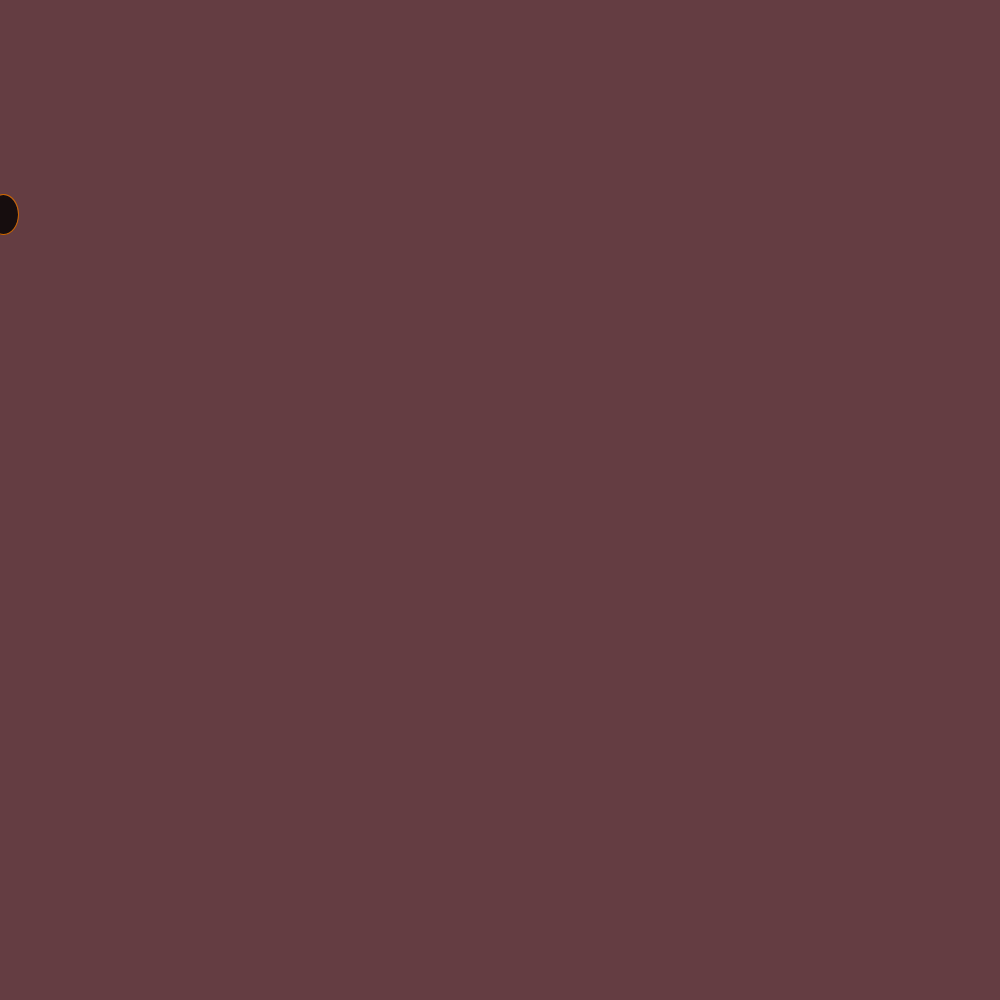
Frame 1 (no input)
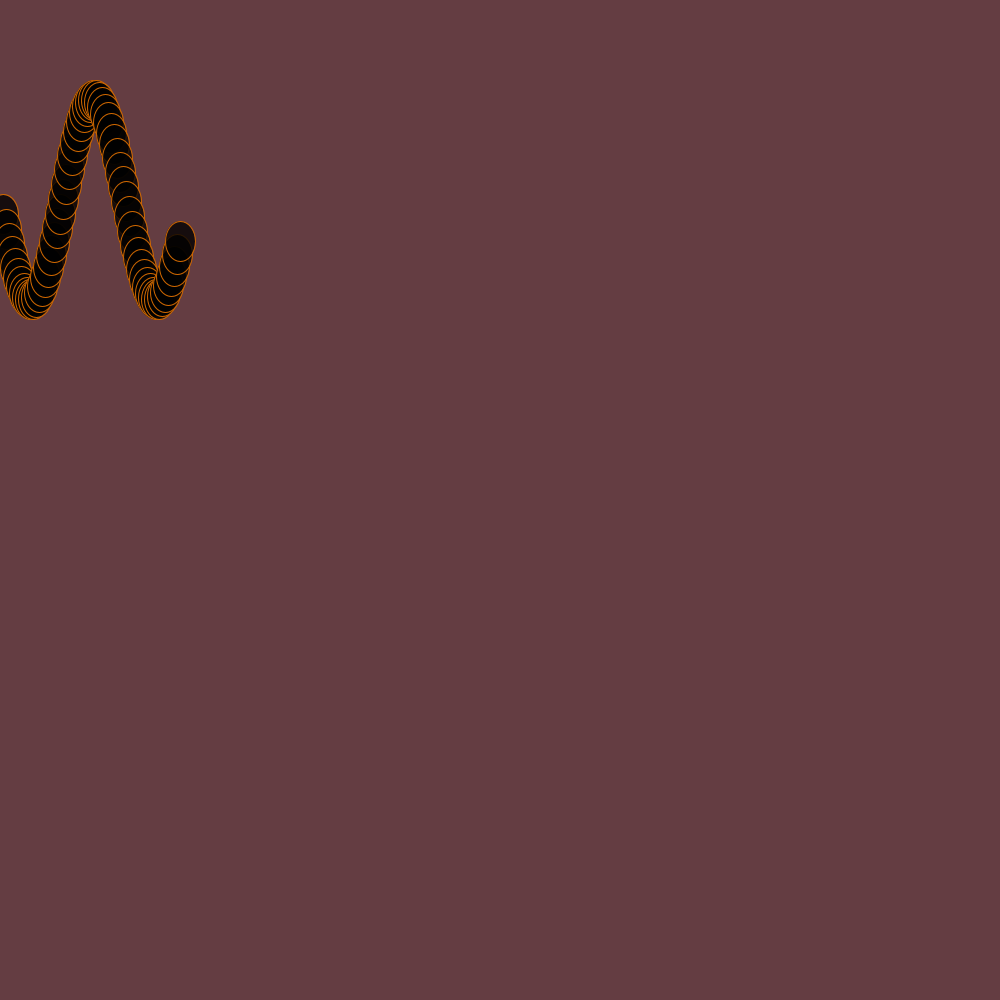
Frame 60 (the mouse pressed at the canvas centre just before this capture)
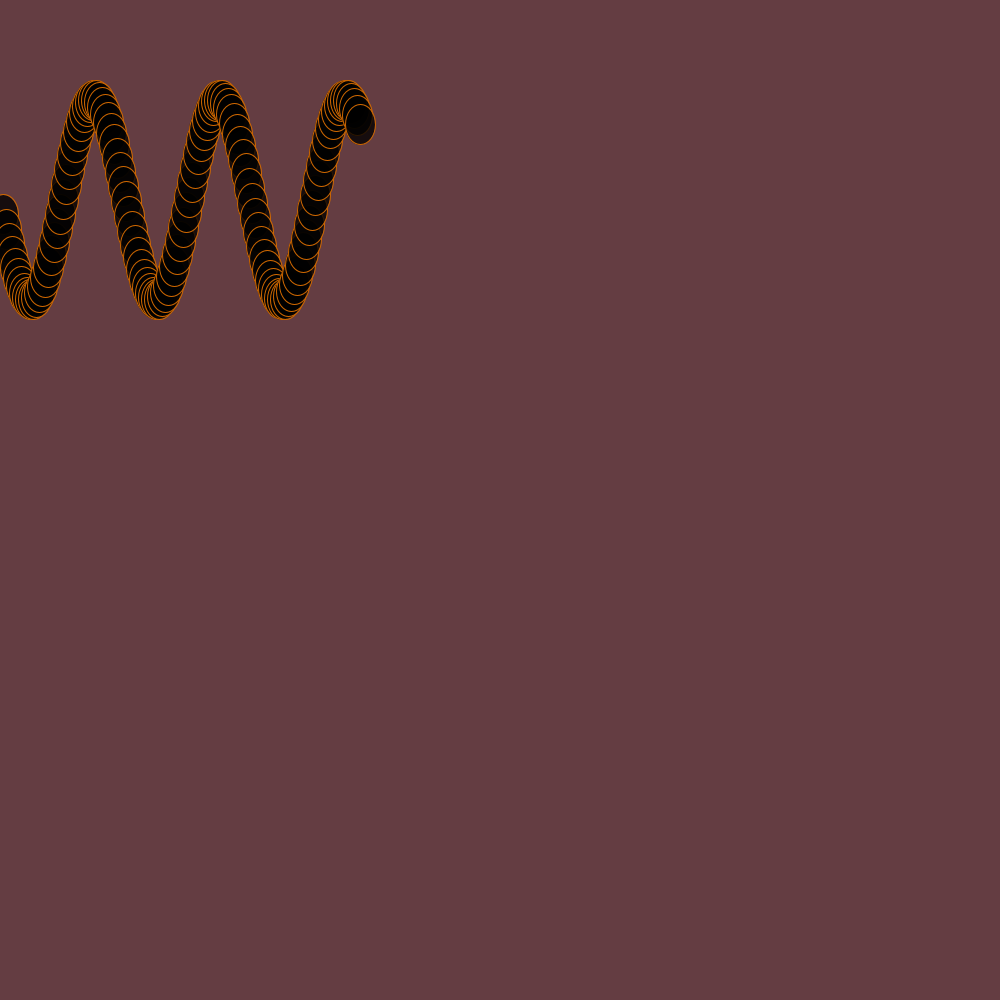
Frame 120 (the mouse held since frame 60 and released just before this capture)

The Processing sketch that drew these frames (run headless with seeded random() and noise(); from frame 60 on, the mouse is pressed at the canvas centre):

// Processing sketch: sketch_may21g_6
// ── sketch_may21g_6.pde
float time = 0;

void setup() {
  size(1000,1000); // width and height of screen
  background(100,61,66);
  

// int x =0;
  
}


//outside the curly bracket - inside doesn't allow this for sharing

void draw() {
  fill (0,0,0,200);
  stroke (204, 102, 0);
  // noStroke();
  float speed = 1; // Bend of curve?
  time = time + 3; // speed of float 
  float x = time * speed; // x is referring to time
  if (x > width) {
    time = 0;
    
  }
  // y is where on the rect. does it begin
  float y = 100 * sin(time * 0.05);
  y = y + 200; //offset
  ellipse(x,y,30,40);
}
